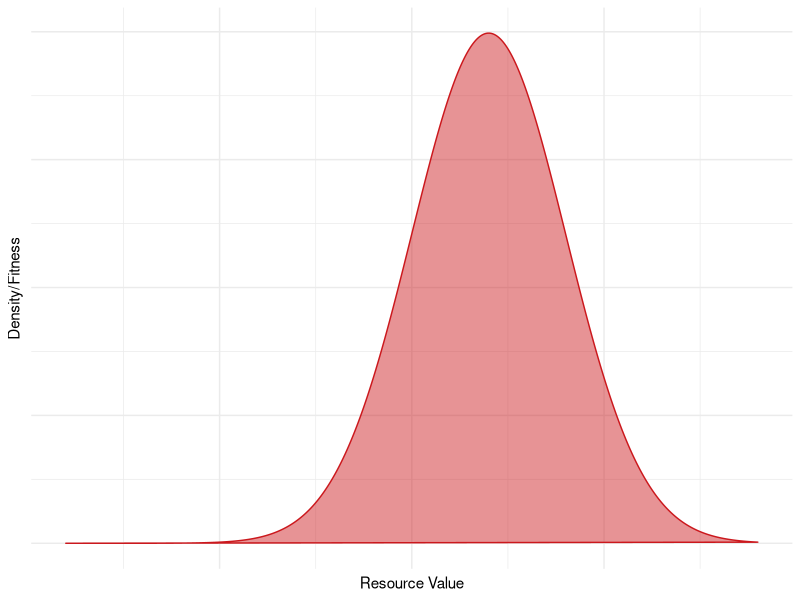
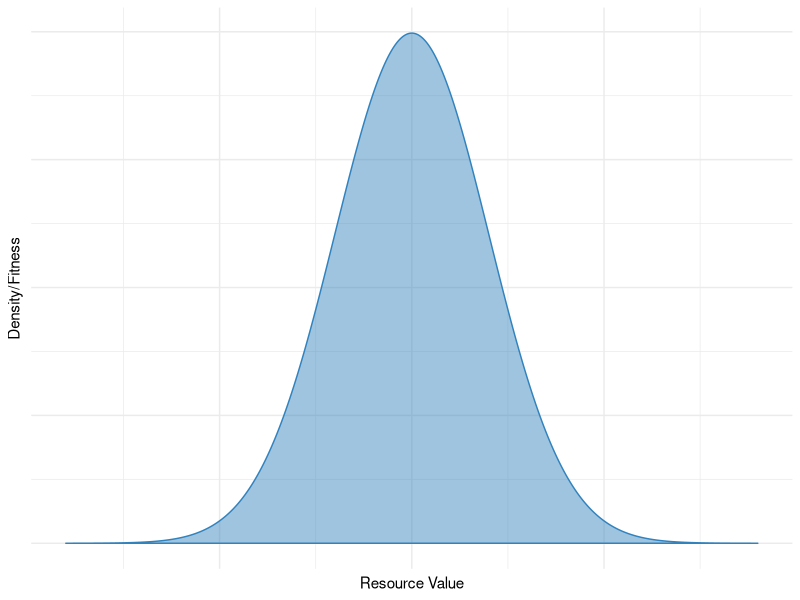
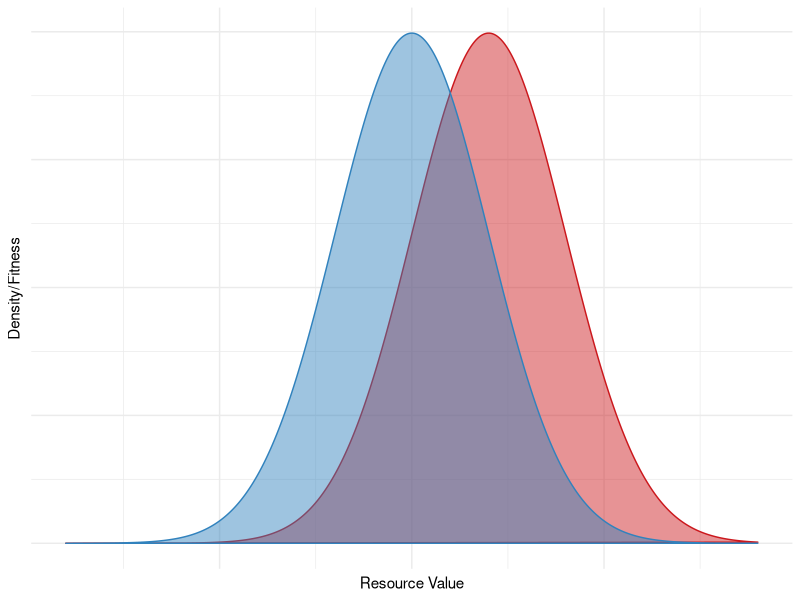
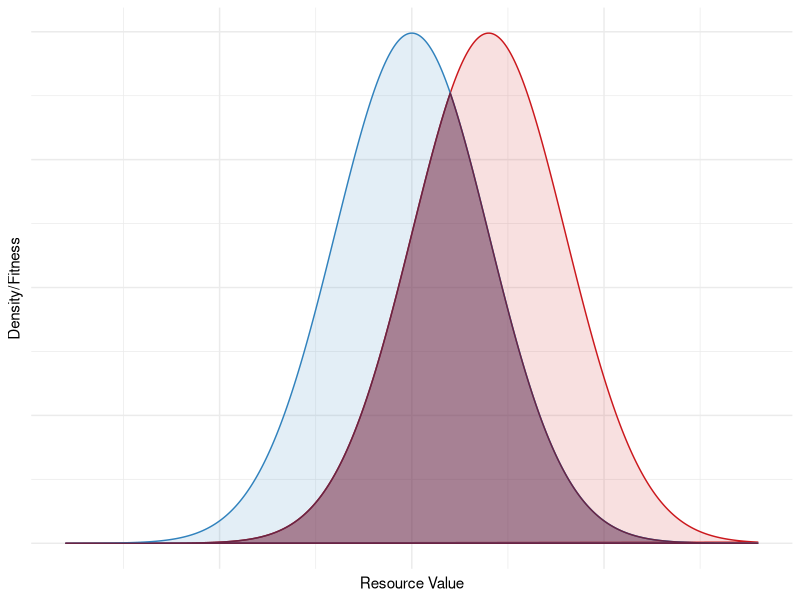
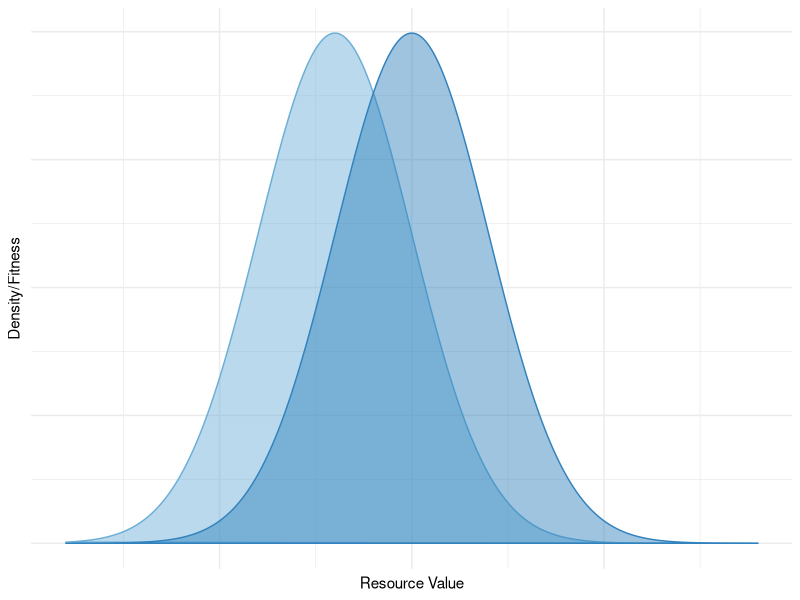

Write R code to recreate these figures, in order.
## ---- chunk 1
knitr::opts_chunk$set(echo = FALSE)
## ---- chunk 2
suppressWarnings(library(ggplot2))
suppressWarnings(library(data.table))
suppressWarnings(library(RColorBrewer))

xl <- -9
xu <- 9

x <- seq(xl, xu, length.out=1000)

# set up colors
lpal <- c(brewer.pal(6, "Blues")[4:6], "#cb181d", "#6A2444", "#4d004b")
fpal <- paste0(lpal, "77")
fpal2 <- paste0(lpal, c(rep('22', 4), '77', '77'))
names(lpal) <- names(fpal) <- names(fpal2) <- c(paste0("s", 1:3), 'r', 's2_r', 's1_r')


fs1 <- function(x) dnorm(x, -2, 2)
fs2 <- function(x) dnorm(x, 0, 2)
fs3 <- function(x) dnorm(x, 2, 2)
fr <- function(x) dnorm(x, 2, 2)

## point where sp2 and resources cross
xpt_r_sp2 <- uniroot(function(x) fs2(x) - fr(x), c(xl, xu))$root

dat <- data.table(x = x)
dat[,c("s1", "s2", "s3", "r") := .(fs1(x), fs2(x), fs3(x), fr(x))]

pl0 <- ggplot(dat) + theme_minimal() + 
	scale_y_continuous(name="Density/Fitness", limits = c(0, max(dat$s1,dat$s2, dat$s3))) + 
	scale_x_continuous(name="Resource Value", limits = c(xl, xu)) + 
	theme(axis.text.x=element_blank(), axis.ticks.x=element_blank(), 
		axis.text.y=element_blank(), axis.ticks.y=element_blank())

pl_r <- pl0 + geom_polygon(aes(x=x, y=r), color=lpal["r"], fill=fpal["r"]) 
pl_r

## ---- chunk 3

pl_sp2 <- pl0 + geom_polygon(aes(x=x, y=s2), color=lpal["s2"], fill=fpal["s2"]) 
pl_sp2
## ---- chunk 4
## note, this is easy to compute. If both are probability distributions with PDF f(x) and g(x) and CDFs F(x) and G(x), and they cross at x = c
## then the overlap area is just 1 - F(c) + G(c), assuming F(x) is the left curve

pl_s2_r <- pl_r + geom_polygon(aes(x=x, y=s2), color=lpal["s2"], fill=fpal["s2"])
pl_s2_r
## ---- chunk 5
dat.overlap <- data.table(x = x)
dat.overlap[,y := fr(x)]
dat.overlap[x >= xpt_r_sp2, y := fs2(x)]
pl_s2_r_ol <- pl0 + geom_polygon(aes(x=x, y=r), color=lpal["r"], fill=fpal2["r"]) + geom_polygon(aes(x=x, y=s2), color=lpal["s2"], fill=fpal2["s2"]) + 
	geom_polygon(dat = dat.overlap, aes(x=x, y=y), color=lpal["s2_r"], fill=fpal["s2_r"]) 
pl_s2_r_ol
## ---- chunk 6

pl_sp1_sp2 <- pl0 + geom_polygon(aes(x=x, y=s1), color=lpal["s1"], fill=fpal["s1"]) + geom_polygon(aes(x=x, y=s2), color=lpal["s2"], fill=fpal["s2"]) 
pl_sp1_sp2
